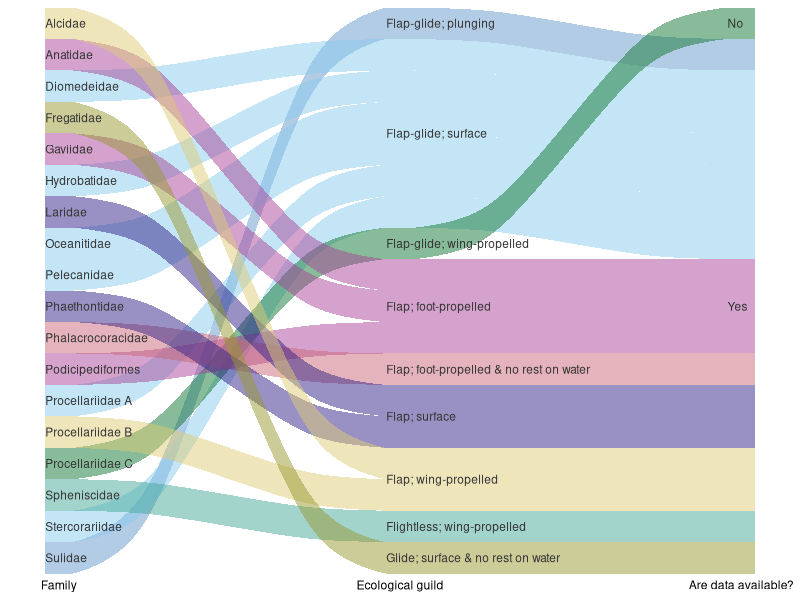
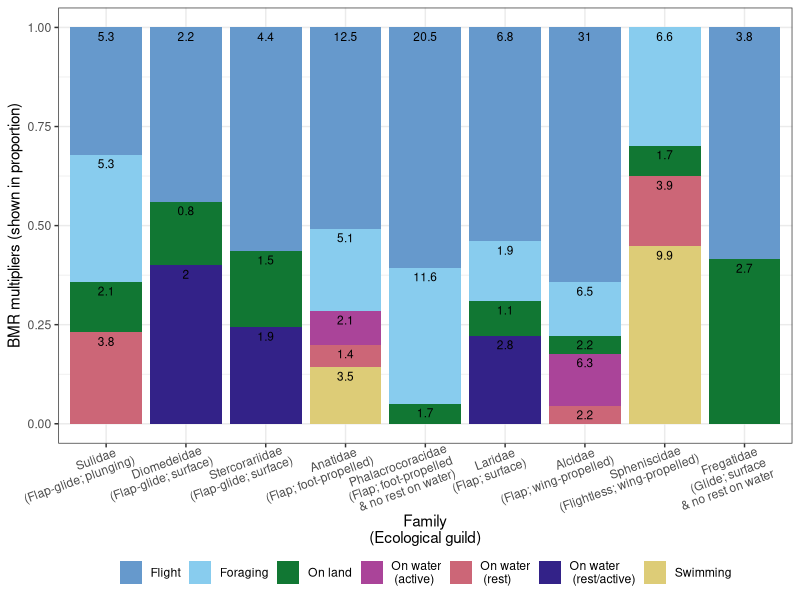
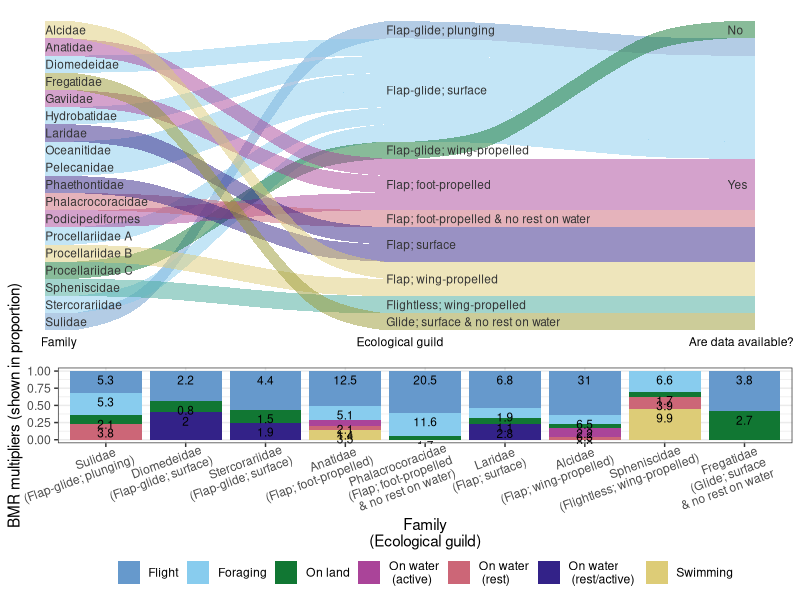

Reproduce these figures in R, in order.

# Prepare workspace ####

rm(list = ls(all = TRUE))

library(tidyverse) # for nice coding
library(ggalluvial) # for geom_alluvium()
library(ggpubr) # for ggarrange()

my_cols <- c("#6699CC", "#88CCEE", "#117733", "#AA4499", "#CC6677", "#332288", "#DDCC77",
                      "#44AA99", "#999933", "#882255")

# ~~~~~~~~~~~~~~~~~~~~~~~~~~~~~~~~~~~~~~~~~~~~~~~~~~~~~~~~~~~~~~~~~~~~~~~~~~~~~~~~~~~~~~~~

# Create dataframe of marine bird families & ecological guilds ####

data <- tibble(Family = c("Alcidae", "Anatidae",
                          "Diomedeidae", "Fregatidae",
                          "Gaviidae", "Hydrobatidae",
                          "Laridae", "Oceanitidae",
                          "Pelecanidae", "Phaethontidae",
                          "Phalacrocoracidae", "Podicipediformes",
                          "Procellariidae A", "Procellariidae B",
                          "Procellariidae C", "Spheniscidae",
                          "Stercorariidae", "Sulidae"),
               Functional_group = c("Flap; wing-propelled", "Flap; foot-propelled",
                                    "Flap-glide; surface", "Glide; surface & no rest on water",
                                    "Flap; foot-propelled", "Flap-glide; surface",
                                    "Flap; surface", "Flap-glide; surface",
                                    "Flap-glide; surface", "Flap; surface",
                                    "Flap; foot-propelled & no rest on water", "Flap; foot-propelled",
                                    "Flap-glide; surface", "Flap; wing-propelled",
                                    "Flap-glide; wing-propelled", "Flightless; wing-propelled",
                                    "Flap-glide; surface", "Flap-glide; plunging"),
               Data = c("Yes", "Yes",
                        "Yes", "Yes",
                        "Yes", "Yes",
                        "Yes", "Yes",
                        "Yes", "Yes",
                        "Yes", "Yes",
                        "Yes", "Yes",
                        "No", "Yes",
                        "Yes", "Yes"))

# ~~~~~~~~~~~~~~~~~~~~~~~~~~~~~~~~

# Create alluvium plot ####

A <- ggplot(data, aes(axis1 = Family, axis2 = Functional_group, axis3 = Data)) +
  geom_alluvium(aes(fill = Functional_group),
                aes.bind="flows", width = 1/12) +
  scale_fill_manual(values = my_cols) +
  # geom_stratum(colour = "grey20", width = 0.3) +
  geom_text(aes(label = after_stat(stratum)), stat = "stratum", size = 3, colour = "grey20",
            hjust = 0, nudge_x = -0.04) +
  scale_x_discrete(limits = c("Family", "Ecological guild", "Are data available?"),
                   expand = c(.05, .05)) +
  scale_y_discrete(expand = c(0, 0)) +
  theme_bw() + theme(legend.position = "none",
                     panel.grid = element_blank(), panel.border = element_blank(),
                     axis.text.y = element_blank(), axis.ticks = element_blank(),
                     axis.text.x = element_text(colour = "black"))
A

# ~~~~~~~~~~~~~~~~~~~~~~~~~~~~~~~~~~~~~~~~~~~~~~~~~~~~~~~~~~~~~~~~~~~~~~~~~~~~~~~~~~~~~~~~

# Create dataframe of marine bird families & BMR multipliers ####

data2 <- tibble(Family = as.factor(c("Alcidae", "Alcidae", "Alcidae", "Alcidae", "Alcidae",
                           "Anatidae", "Anatidae", "Anatidae", "Anatidae", "Anatidae",
                           "Laridae", "Laridae", "Laridae", "Laridae",
                           "Fregatidae", "Fregatidae",
                           "Phalacrocoracidae", "Phalacrocoracidae", "Phalacrocoracidae",
                           "Diomedeidae", "Diomedeidae", "Diomedeidae",
                           "Stercorariidae", "Stercorariidae", "Stercorariidae",
                           "Spheniscidae", "Spheniscidae", "Spheniscidae", "Spheniscidae",
                           "Sulidae", "Sulidae", "Sulidae", "Sulidae")),
                Multiplier = c(31, 6.5, 2.2, 2.2, 6.3,
                               1.4, 2.1, 5.1, 12.5, 3.5,
                               1.9, 1.1, 2.8, 6.8,
                               3.8, 2.7,
                               20.5, 11.6, 1.7,
                               2.2, 2, 0.8,
                               1.5, 1.9, 4.4,
                               1.7, 3.9, 9.9, 6.6,
                               5.3, 2.1, 3.8, 5.3),
                Activity = c("Flight", "Foraging", "On land", "On water\n (rest)", "On water\n (active)",
                             "On water\n (rest)", "On water\n (active)", "Foraging", "Flight", "Swimming",
                             "Foraging", "On land", "On water\n (rest/active)", "Flight",
                             "Flight", "On land",
                             "Flight", "Foraging", "On land",
                             "Flight", "On water\n (rest/active)", "On land",
                             "On land", "On water\n (rest/active)", "Flight",
                             "On land", "On water\n (rest)", "Swimming", "Foraging",
                             "Flight", "On land", "On water\n (rest)", "Foraging"))

data2$Family <- fct_relevel(data2$Family, "Alcidae",
            "Sulidae",
            "Laridae",
            "Fregatidae",
            "Phalacrocoracidae",
            "Diomedeidae",
            "Stercorariidae",
            "Spheniscidae",
            "Anatidae")

# ~~~~~~~~~~~~~~~~~~~~~~~~~~~~~~~~

# Create stacked bar plot ####

B <- ggplot(data2, aes(x = factor(Family, level = c("Sulidae",  "Diomedeidae",
                                                    "Stercorariidae", "Anatidae",
                                                    "Phalacrocoracidae", 
                                                    "Laridae",
                                                    "Alcidae",
                                                    "Spheniscidae","Fregatidae")),
                       y = Multiplier, fill = Activity, label = Multiplier)) + 
  geom_bar(position = "fill", stat = "identity") +
  scale_fill_manual(values=my_cols) +
  geom_text(position = "fill", size = 3, vjust = 1.5) +
  theme_bw() + theme(legend.position = "bottom", legend.title = element_blank(),
                     legend.box.spacing = unit(-8, "pt"),
                     axis.title.x = element_text(vjust = 5),
                     axis.text.x = element_text(angle = 20, hjust = 0.8, vjust = 1)) +
  scale_x_discrete(labels = c("Sulidae\n(Flap-glide; plunging)",
                              "Diomedeidae\n(Flap-glide; surface)",
                              "Stercorariidae\n(Flap-glide; surface)",
                              "Anatidae\n(Flap; foot-propelled)",
                              "Phalacrocoracidae\n(Flap; foot-propelled\n& no rest on water)",
                              "Laridae\n(Flap; surface)",
                              "Alcidae\n(Flap; wing-propelled)",
                              "Spheniscidae\n(Flightless; wing-propelled)",
                              "Fregatidae\n(Glide; surface\n& no rest on water")) +
  ylab("BMR multipliers (shown in proportion)") +
  xlab("Family\n(Ecological guild)") +
  guides(fill = guide_legend(nrow = 1))
B

# ~~~~~~~~~~~~~~~~~~~~~~~~~~~~~~~~~~~~~~~~~~~~~~~~~~~~~~~~~~~~~~~~~~~~~~~~~~~~~~~~~~~~~~~~

# Prep to save together ####

ggarrange(NULL, A, NULL, B, nrow = 4, heights = c(0.04, 1, 0.01, 0.7))
